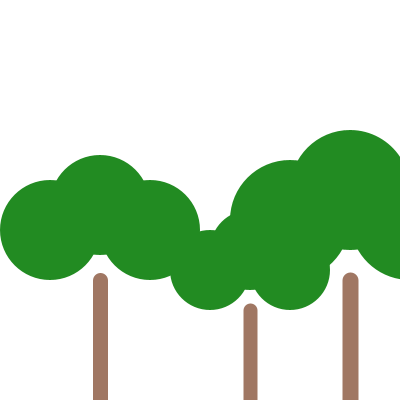
Frame 1 (no input)
Frame 60 (the mouse pressed at the canvas centre just before this capture): identical to frame 1, image omitted
Frame 120 (the mouse held since frame 60 and released just before this capture): identical to frame 1, image omitted

The Processing sketch that drew this single still picture (run headless with seeded random() and noise(); from frame 60 on, the mouse is pressed at the canvas centre):

// Processing sketch: sketch_9_10
// ── sketch_9_10.pde
void setup(){
size(400,400);
background(255);
}

void draw(){
background(255);


  drawTree(100, height, 50,120,15);
  drawTree(250, height, 40, 90, 14);
  drawTree(350, height, 60, 120, 16);
}


void drawTree(float x, float y, float crownSize, float trunkHeight, float lineThickness) {
  // Teken de stam van de boom
  stroke(160, 119, 99); // Bruine kleur
  strokeWeight(lineThickness);
  line(x, y, x, y - trunkHeight);
    
   
  // Teken drie cirkels voor de kruin van de boom
  noStroke();
  fill(34, 139, 34); // Groene kleur
  ellipse(x - crownSize, y - trunkHeight - crownSize, crownSize * 2, crownSize * 2);
  ellipse(x, y - trunkHeight - crownSize * 1.5, crownSize * 2, crownSize * 2);
  ellipse(x + crownSize, y - trunkHeight - crownSize, crownSize * 2, crownSize * 2);
}
